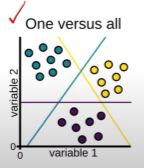
#> input picture Machine Learning/Support Vector Machine/Multi-classification/images/ovr.png, 144 x 168 px
$ jupyter execute --allow-errors multi-class.ipynb
#> lines starting #> are read from the running program, lines starting #| are printed output that depends on the picture
1. [Multi-class in SVM](#multi-class-in-svm)

#### Multi-class in SVM:
- we have two strategies to perform multiclass in SVM
    - ovo = one vs one
    - ovr = one vs rest

##### OVR (One vs Rest):
- consider we have the below example to perform multiclassification

[cell 1]
from PIL import Image
from IPython.display import display

img = Image.open('images/ovr.png')
#> img is the input picture: PIL image 144x168 RGBA; mean R, G, B, A 218.4, 218.4, 217, 255
new_image = img.resize((300, 300))
display(new_image)

[cell 2]
from PIL import Image
from IPython.display import display

img = Image.open('images/multiclass.png')
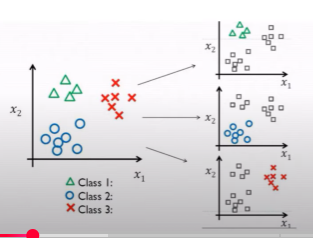
#> input picture Machine Learning/Support Vector Machine/Multi-classification/images/multiclass.png, 313 x 238 px
#> img is the input picture: PIL image 313x238 RGBA; mean R, G, B, A 223.3, 221.2, 223.6, 255
new_image = img.resize((600, 400))
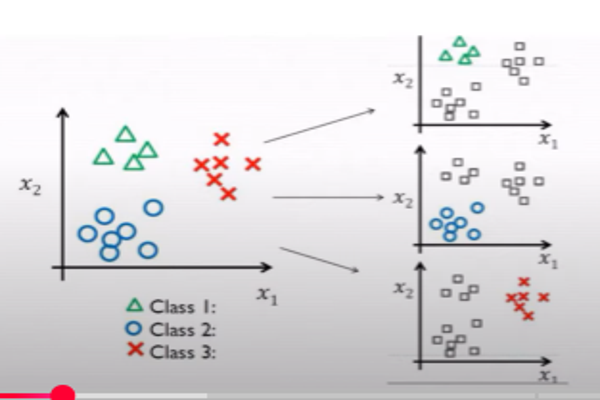
#> new_image: PIL image 600x400 RGBA; mean R, G, B, A 223.2, 221.2, 223.5, 255
display(new_image)

- for the above example we perform SVM by fitting the hyperplane three times separately as shown below
    - f(green), f(red), f(blue)

[cell 3]
from PIL import Image
from IPython.display import display

img = Image.open('images/multiclass1.png')
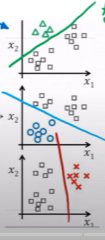
#> input picture Machine Learning/Support Vector Machine/Multi-classification/images/multiclass1.png, 105 x 240 px
#> img is the input picture: PIL image 105x240 RGBA; mean R, G, B, A 212.8, 213.6, 215.8, 255
new_image = img.resize((240, 450))
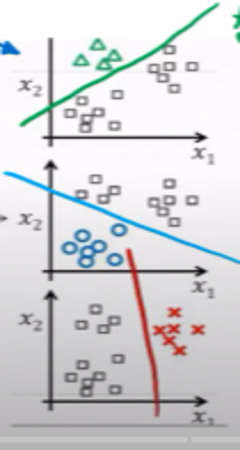
#> new_image: PIL image 240x450 RGBA; mean R, G, B, A 212.8, 213.6, 215.8, 255
display(new_image)

- after building the necessary hyperplanes now we have a test data point on the graph below (purple) and we need to classify this data point into a particularly output class label

[cell 4]
from PIL import Image
from IPython.display import display

img = Image.open('images/multiclass2.png')
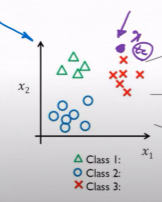
#> input picture Machine Learning/Support Vector Machine/Multi-classification/images/multiclass2.png, 162 x 202 px
#> img is the input picture: PIL image 162x202 RGBA; mean R, G, B, A 220.7, 218.8, 222.6, 255
new_image = img.resize((300, 380))
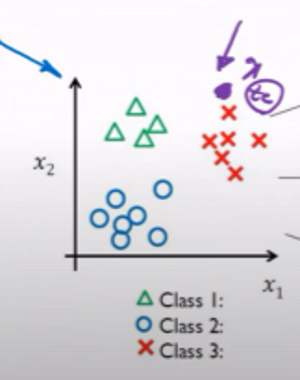
#> new_image: PIL image 300x380 RGBA; mean R, G, B, A 220.7, 218.8, 222.6, 255
display(new_image)

- now we perform prediction using ovr as shown below

[cell 5]
from PIL import Image
from IPython.display import display

img = Image.open('images/multiclass3.png')
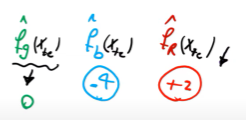
#> input picture Machine Learning/Support Vector Machine/Multi-classification/images/multiclass3.png, 246 x 120 px
#> img is the input picture: PIL image 246x120 RGBA; mean R, G, B, A 241.1, 241.9, 242.2, 255
new_image = img.resize((330, 180))
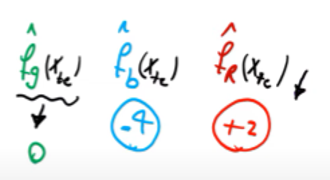
#> new_image: PIL image 330x180 RGBA; mean R, G, B, A 241.1, 241.8, 242.1, 255
display(new_image)

- the final predicted output label is choosen based on the label having the highest positive value

##### OVR (One vs One):
- comparing two output labels at a time and ignoring the rest

[cell 6]
from PIL import Image
from IPython.display import display

img = Image.open('images/ovo.png')
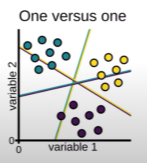
#> input picture Machine Learning/Support Vector Machine/Multi-classification/images/ovo.png, 147 x 163 px
#> img is the input picture: PIL image 147x163 RGBA; mean R, G, B, A 214.9, 215.2, 213.4, 255
new_image = img.resize((300, 300))
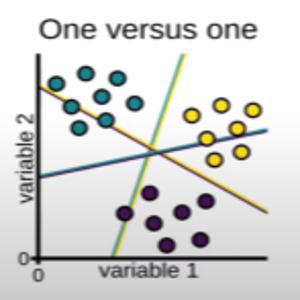
#> new_image: PIL image 300x300 RGBA; mean R, G, B, A 214.8, 215.2, 213.3, 255
display(new_image)
